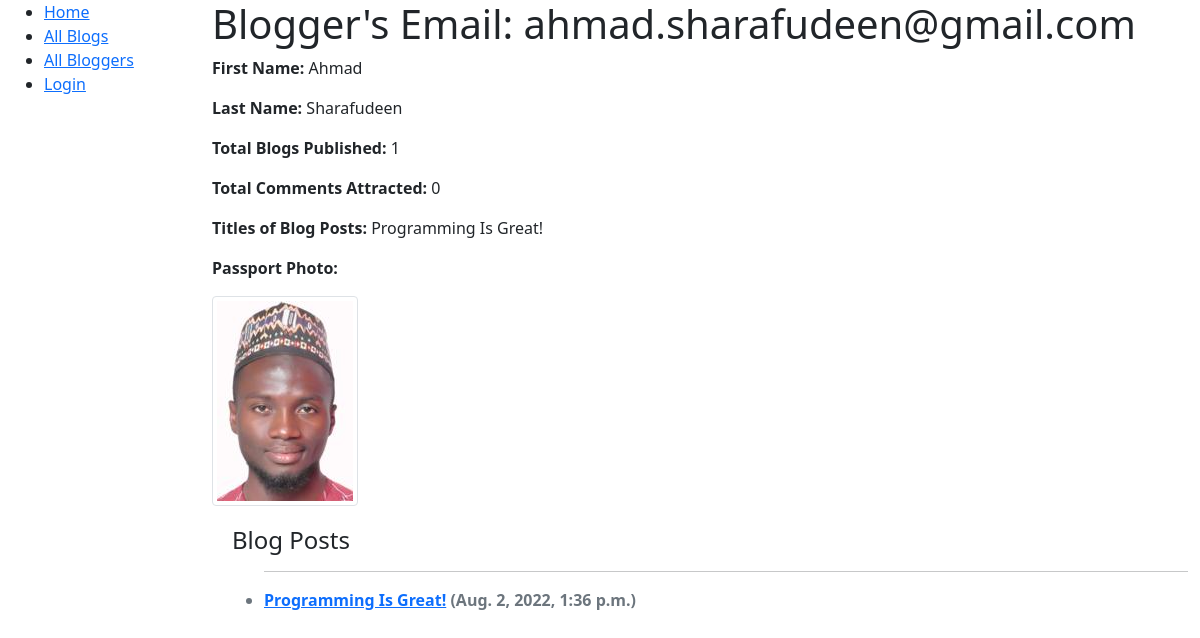
The page /blog/blogger/4 on the database its author committed.
### blog/models.py (models this page shows, shortened)
class Blog(models.Model):
    title = models.CharField(max_length=150)
    excerpt = models.CharField(max_length=200)
    image = models.ImageField(upload_to="articles", null=True)
    post_date = models.DateTimeField(auto_now_add=True)
    updated = models.DateTimeField(auto_now=True)
    is_delete = models.BooleanField(default=False)
    slug = models.SlugField(unique=True, max_length=100, blank=True)
    content = models.TextField(validators=[MinLengthValidator(10)])
    objects = AllObjects()
    active_objects = ActiveObjects()
    author = models.ForeignKey(User, on_delete=models.SET_NULL, null=True, related_name="blogs")
    class Meta:
        ordering = ["title", "author"]
    def __str__(self):
        return f"{self.title}"

class Profile(models.Model):
    passport = models.ImageField(upload_to="profiles", null=True, blank=True)
    author = models.OneToOneField(User, on_delete=models.CASCADE, editable=False)

### blog/views.py (the view)
# urls.py: path('blogger/<int:pk>', views.BlogAuthorDetailView.as_view(), name="author-detail"),
class BlogAuthorDetailView(DetailView):
    model = User
    template_name = "blog/user_detail.html"
    context_object_name = "user_detail"
    def get_context_data(self, **kwargs):
        context = super(BlogAuthorDetailView, self).get_context_data(**kwargs)
        profile = Profile.objects.get(author_id=self.kwargs["pk"])
        current_user = User.objects.get(id=self.kwargs["pk"])
        logged_in_user_id = self.request.user.id
        if logged_in_user_id and logged_in_user_id == self.kwargs["pk"]:
            user_blogs = Blog.objects.filter(
                Q(author_id=self.kwargs.get("pk"))
                & Q(author=self.request.user))
        else:
            user_blogs = Blog.active_objects.filter(author_id=self.kwargs.get("pk"))
        context["user_detail"] = profile.author
        context["total_comments"] = Comment.objects.filter(blog__author=self.kwargs['pk']).count()
        context["user_form"] = UserForm(instance=current_user)
        context["profile"] = profile
        context["user_blogs"] = user_blogs
        context["profile_form"] = ProfileForm(instance=profile)
        return context

### blog/models.py (called while the page is built)
    def get_queryset(self):
        return super(ActiveObjects, self).get_queryset().filter(is_delete=False)

    def get_queryset(self):
        return super(AllObjects, self).get_queryset()

### blog/templates/blog/user_detail.html
{% extends "blog/base_generic.html" %}
{% load static %}
{% block content %}
  <h1>Blogger's Email: {{ user_detail.email }}</h1>
  <p><strong>First Name:</strong> {{ user_detail.first_name }}</p>
  <p><strong>Last Name:</strong> {{ user_detail.last_name }}</p>
  <p><strong>Total Blogs Published:</strong> {{ user_detail.blogs.count }}</p>
  <p><strong>Total Comments Attracted:</strong> {{ total_comments }}</p>
  <p><strong>Titles of Blog Posts:</strong> {{ user_detail.blogs.all|join:", " }}</p>
  {% if profile.passport %}
    <p><strong>Passport Photo:</strong></p>
    <img src="{{ profile.passport.url }}" class="img-thumbnail" alt="Blogger Passport">
  {% endif %}
  <div style="margin-left:20px;margin-top:20px">
    <h4>Blog Posts</h4>
    {% if user_blogs %}
        <ul>
        {% for blog in user_blogs %}
          <hr>
          <li class="text-muted"><strong><a href="{% url "blog:blog-detail" blog.slug %}">{{ blog.title }}</a> ({{ blog.post_date }})</strong></li>
        {% endfor %}
        </ul>
    {% else %}
        <hr>
        <p class="text-muted">You have no blog posts yet.</p>
    {% endif %}
  </div>
{% endblock %}

### rows shown on the page
Profile: passport (picture)
Blog: title "Programming Is Great!", post_date "Aug. 2, 2022, 1:36 p.m."

### other values the page prints
{{ user_detail.first_name }} "Ahmad"
{{ user_detail.last_name }} "Sharafudeen"
{{ user_detail.blogs.count }} "1"
{{ total_comments }} "0"
{{ user_detail.blogs.all|join:", " }} "Programming Is Great!"
